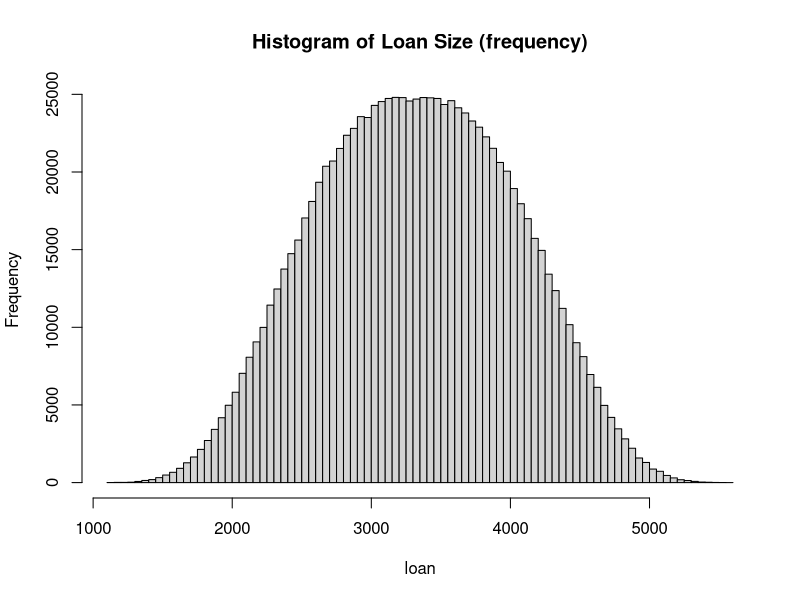
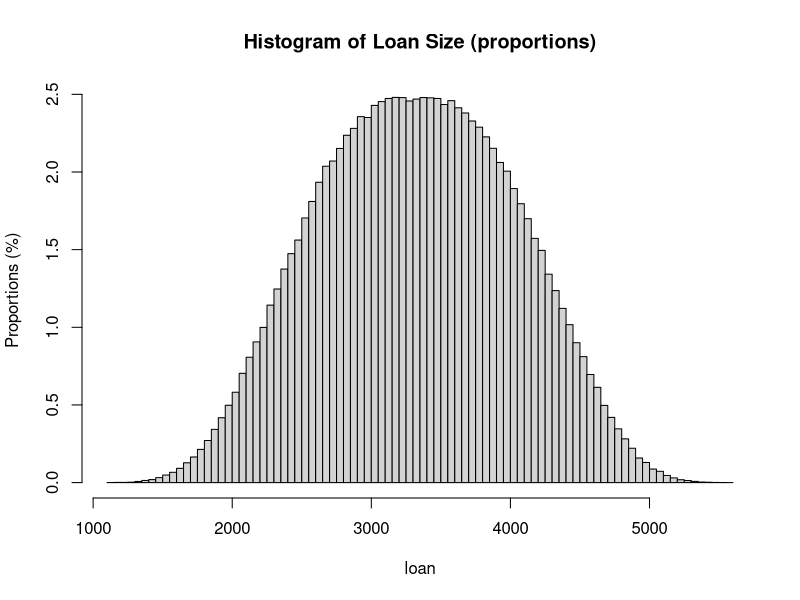
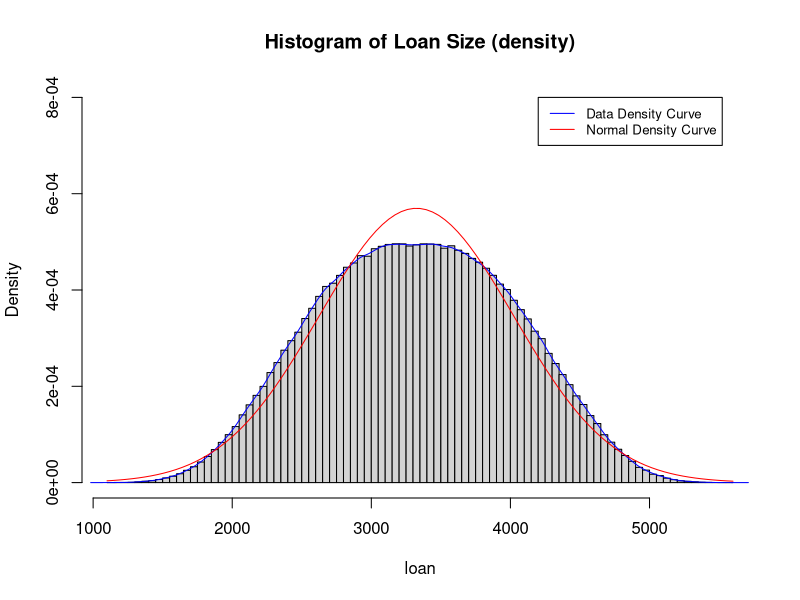

Generate these figures, in order, with R:
## ---- chunk 1
# Loan amount for certain = certain expense - certain income
loan_certain = 8400 + 5400 - (3000 + 4000)

# 1,000,000 random generations of uncertain expenses and incomes
n = 1000000
set.seed(1)
meals = runif(n, 900, 1350)
entertain = runif(n, 600, 1200)
transport = runif(n, 200, 600)
book = runif(n, 400, 800)
waiting = runif(n, 3000, 5000)
tutoring = runif(n, 2000, 3000)

# Loan amount
loan = loan_certain + (meals + entertain + transport + book) - (waiting + tutoring)

# Plot the distribution
h = hist(loan, breaks = 100, main = "Histogram of Loan Size (frequency)")
h$density = h$counts/sum(h$counts)*100
plot(h,freq=FALSE, main = "Histogram of Loan Size (proportions)", ylab = "Proportions (%)")

# Basic statistics
mean(loan) # mean
sd(loan) # standard deviation

# cdf function 
cdf = function(x){
  mean((loan<=x))
}

# P(a<X<b)
p = function(a,b){
  cdf(b)-cdf(a)
}

# Example: Calculate the probability of loan size being between 2000 and 3000
p(2000, 3000)

# Produce a distribution table
i = 1
df = c()
for (i in 1:10){
  Probability=p(1000+(i-1)*500, 1000+i*500)
  df = as.data.frame(c(df, Probability))
}

df = rbind(Loan_size = c("1000 to 1500", "1500 to 2000", "2000 to 2500", "2500 to 3000", "3000 to 3500", "3500 to 4000", "4000 to 4500", "4500 to 5000", "5000 to 5500", "5500 to 6000"), df) 

df = as.data.frame(t(df))
colnames(df) = c("Loan Size ($)", "Proportion (%)")
df$`Proportion (%)` = as.numeric(df[, 2])*100
rownames(df) = 1:nrow(df)

df

write.csv(df, "df.csv")

# Compare with normal distribution
hist(loan, breaks = 100, main = "Histogram of Loan Size (density)", freq = F, ylim = c(0, 0.0008))
lines(density(loan), col="blue")
curve(dnorm(x, mean = mean(loan), sd = sd(loan)), col="red", add = T)
legend(4200, 0.0008, legend=c("Data Density Curve", "Normal Density Curve"), # (1,95) is the location coordinate
       col=c("blue", "red"), lty=1:1, cex=0.8,
       box.lty=1)
## ---- chunk 2
# 1,000,000 random generations of u
n = 1000000
u = runif(n, 0, 1)

# Calculate the expected value of h(u)
h_u = sqrt((1-u^2))

expected_value = mean(h_u)

area = expected_value*48

area
